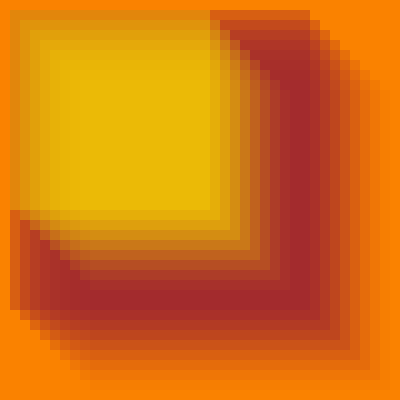
Frame 1 (no input)
Frame 60 (the mouse pressed at the canvas centre just before this capture): identical to frame 1, image omitted
Frame 120 (the mouse held since frame 60 and released just before this capture): identical to frame 1, image omitted

The Processing sketch that drew this single still picture (run headless with seeded random() and noise(); from frame 60 on, the mouse is pressed at the canvas centre):

// Processing sketch: ENTREGA_PROGRAMACI_N_3
// ── ENTREGA_PROGRAMACI_N_3.pde
int posX =0;
int posY =0;

void setup(){
  size(400,400);
  background(255);
}

void draw(){
  
  fill(250,130,0);
  noStroke();
  rect(posX,posY,400,400);
  
 fill(150,30,50,10);
  noStroke();
  rect((posX+90),(posY+90),300,300);
  
  fill(150,30,50,20);
  noStroke();
  rect((posX+80),(posY+80),300,300);
  
  fill(150,30,50,30);
  noStroke();
  rect((posX+70),(posY+70),300,300);
  
  fill(150,30,50,40);
  noStroke();
  rect((posX+60),(posY+60),300,300); 

  fill(150,30,50,50);
  noStroke();
  rect((posX+50),(posY+50),300,300);
  
  fill(150,30,50,60);
  noStroke();
  rect((posX+40),(posY+40),300,300);
  
  fill(150,30,50,70);
  noStroke();
  rect((posX+30),(posY+30),300,300);
  
  fill(150,30,50,80);
  noStroke();
  rect((posX+20),(posY+20),300,300);
  
  fill(150,30,50,90);
  noStroke();
  rect((posX+10),(posY+10),300,300);
  
    fill(246,207,0,0);
  noStroke();
  rect(posX,posY,200,200);
  
 fill(246,207,0,10);
  noStroke();
  rect((posX+90),(posY+90),200,200);
  
  fill(246,207,0,20);
  noStroke();
  rect((posX+80),(posY+80),200,200);
  
  fill(246,207,0,30);
  noStroke();
  rect((posX+70),(posY+70),200,200);
  
  fill(246,207,0,40);
  noStroke();
  rect((posX+60),(posY+60),200,200); 

  fill(246,207,0,50);
  noStroke();
  rect((posX+50),(posY+50),200,200);
  
  fill(246,207,0,60);
  noStroke();
  rect((posX+40),(posY+40),200,200);
  
  fill(246,207,0,70);
  noStroke();
  rect((posX+30),(posY+30),200,200);
  
  fill(246,207,0,80);
  noStroke();
  rect((posX+20),(posY+20),200,200);
  
  fill(246,207,0,90);
  noStroke();
  rect((posX+10),(posY+10),200,200);
}
